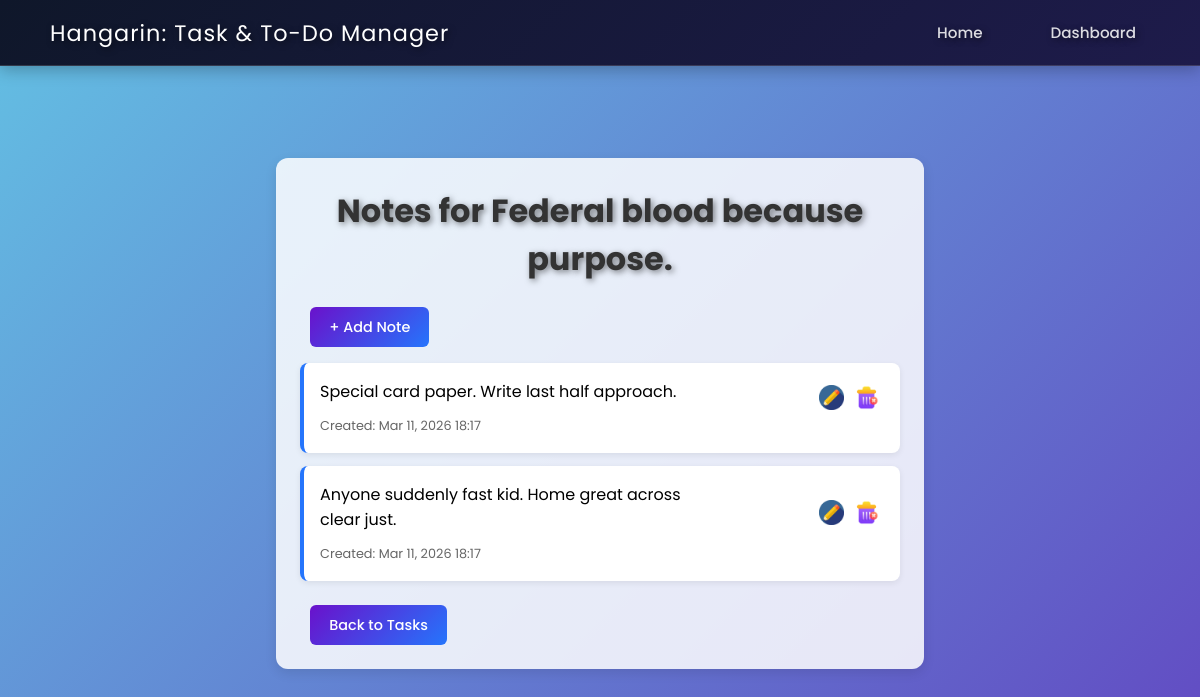
Screenshot of /task_list/45/notes/ with the database file from the repository.
### tasktodomanager/models.py (models this page shows, shortened)
class BaseModel(models.Model):
    created_at = models.DateTimeField(auto_now_add=True, db_index=True)
    updated_at = models.DateTimeField(auto_now=True)
    class Meta:
        abstract = True

class Task(BaseModel):
    title = models.CharField(max_length=255)
    description = models.TextField()
    deadline = models.DateTimeField()
    status = models.CharField(
        max_length=50,
        choices=[
            ("Pending", "Pending"),
            ("In Progress", "In Progress"),
            ("Completed", "Completed"),
        ],
        default="Pending"
    )
    category = models.ForeignKey(Category, on_delete=models.CASCADE)
    priority = models.ForeignKey(Priority, on_delete=models.CASCADE)

class Note(BaseModel):
    task = models.ForeignKey(Task, on_delete=models.CASCADE)
    content = models.TextField()

### tasktodomanager/views.py (the view)
# urls.py: path('task_list/<int:task_id>/notes/', NoteListView.as_view(), name='notes-list'),
class NoteListView(ListView):
    model = Note
    template_name = 'note_list.html'
    context_object_name = 'notes'
    def get_queryset(self):
        return Note.objects.filter(task_id=self.kwargs['task_id'])
    def get_context_data(self, **kwargs):
        context = super().get_context_data(**kwargs)
        context['task'] = get_object_or_404(Task, pk=self.kwargs['task_id'])
        return context

### templates/note_list.html
{% extends 'base.html' %}
{% block content %}
{% load static %}
<div class="note-container">
  <h2 class="page-title">Notes for {{ task.title }}</h2>
<div class="actions">
  <a href="{% url 'note-add' task_id=task.id %}" class="btn btn-secondary">+ Add Note</a>
</div>
  {% if notes %}
    <ul class="note-list">
      {% for note in notes %}
        <li class="note-item">
          <div class="note-left">
            <div class="note-content">{{ note.content }}</div>
            <small class="note-meta">Created: {{ note.created_at|date:"M d, Y H:i" }}</small>
          </div>
          <div class="del-edit-icon">
            <a href="{% url 'note-update' task_id=task.id pk=note.id %}" class=""><img src="{% static 'img/editbtn.png' %}" alt="Edit Button"></a>
            <a href="{% url 'note-delete' task_id=task.id pk=note.id %}" class=""><img src="{% static 'img/deletebtn.png' %}" alt="Delete Button"></a>
          </div>
        </li>
      {% endfor %}
    </ul>
  {% else %}
    <p class="empty-message">No notes yet.</p>
  {% endif %}
  <div class="actions">
    <a href="{% url 'task-list' %}" class="btn btn-secondary">Back to Tasks</a>
  </div>
</div>
{% endblock %}

### static/CSS/style.css (style rules this page uses)
body { margin: 0; font-family: 'Poppins', sans-serif; background: linear-gradient(135deg, #63c0e3 0%, #6248c2 100%); min-height: 100vh; overflow-x: hidden; overflow-y: auto; background-attachment: fixed; }
.page-title { text-shadow: 2px 2px 6px rgba(0,0,0,0.5); font-size: 2rem; font-weight: 700; color: #fff; margin-top: 5px; margin-bottom: 15px; text-align: center; }
.note-container { max-width: 600px; margin: 2rem auto; padding: 1.5rem; background: rgba(255,255,255,0.85); border-radius: 12px; box-shadow: 0 4px 12px rgba(0,0,0,0.1); }
.note-list { list-style: none; padding: 0; }
.note-item { padding: 1rem; margin-bottom: 0.75rem; background: #fdfdfd; border-left: 4px solid #2575fc; border-radius: 8px; }
.note-content { font-size: 1rem; margin-bottom: 0.5rem; }
.note-meta { font-size: 0.8rem; color: #666; }
.note-item { display: flex; justify-content: space-between; align-items: center; background: #fff; padding: 1rem; margin-bottom: 0.8rem; border-radius: 8px; box-shadow: 0 2px 6px rgba(0,0,0,0.08); }
.note-left { max-width: 70%; }
.btn { padding: 0.4rem 0.8rem; border-radius: 6px; text-decoration: none; font-size: 0.9rem; font-weight: 500; }
.btn-secondary { background: #f0f0f0; color: #333; }
.btn { padding: 10px 20px; border: none; border-radius: 6px; cursor: pointer; }
.page-title { font-size: 1.8rem; margin-bottom: 1rem; color: #333; }
.actions { margin-top: 1.5rem; display: flex; justify-content: space-between; }
.btn { padding: 0.6rem 1.2rem; border-radius: 6px; text-decoration: none; font-weight: 500; }
.btn-secondary { background: #e0e0e0; color: #333; }
.del-edit-icon { margin-bottom: 15px; display: flex; justify-content: center; align-items: center; }
.del-edit-icon img { width: 25px; height: 25px; transition: transform 0.3s ease, opacity 0.3s ease; cursor: pointer; padding: 5px; background: transparent; }
.btn-secondary { background: linear-gradient(135deg, #6a11cb, #2575fc); border: none; color: #fff; margin-left: 10px; }
.page-title { font-size: clamp(1.4rem, 4vw, 2rem); }

### rows the page displays
Task: title "Federal blood because purpose."
Note: content "Special card paper. Write last half approach.", created_at "Mar 11, 2026 18:17"
Note: content "Anyone suddenly fast kid. Home great across clear just.", created_at "Mar 11, 2026 18:17"
